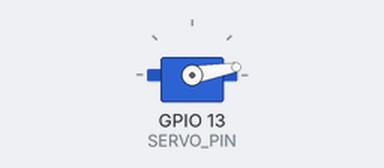
Bench run of a sketch on a simulated ESP32. Parts: servo. What the sketch prints to the serial monitor is not drawn.

Above: at 0.05 s.
At 0.35 s:
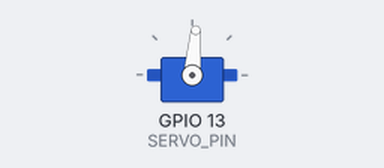
At 0.7 s:
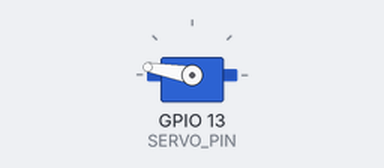
At 1.35 s:
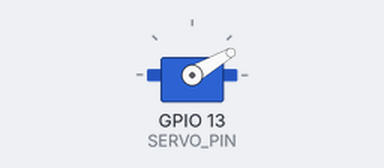
Timing chart, 0 to 3.4 s (numbered marks = the images above):
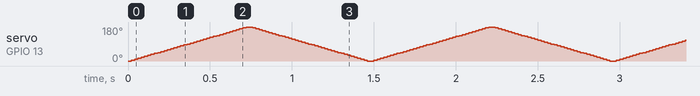

The sketch:

03-servo.ino
```cpp
// 03-servo — 서보 0→180→0 sweep (물리 제어 첫 감)
// FNK0082 서보(SG90 계열) 배선: 갈색=GND, 빨강=5V, 주황=신호핀(GPIO 13 예시)
// 라이브러리: ESP32 코어 3.x의 ESP32Servo (보통 내장). 없으면:
//   arduino-cli lib install "ESP32Servo"

#include <ESP32Servo.h>

const int SERVO_PIN = 13;   // 신호선 연결 핀 (원하는 GPIO로)
Servo servo;

void setup() {
  Serial.begin(115200);
  servo.attach(SERVO_PIN);
  Serial.println("[03-servo] sweep 시작");
}

void loop() {
  for (int a = 0; a <= 180; a += 5) { servo.write(a); delay(20); }
  Serial.println("→ 180도");
  for (int a = 180; a >= 0; a -= 5) { servo.write(a); delay(20); }
  Serial.println("→ 0도");
}
```
